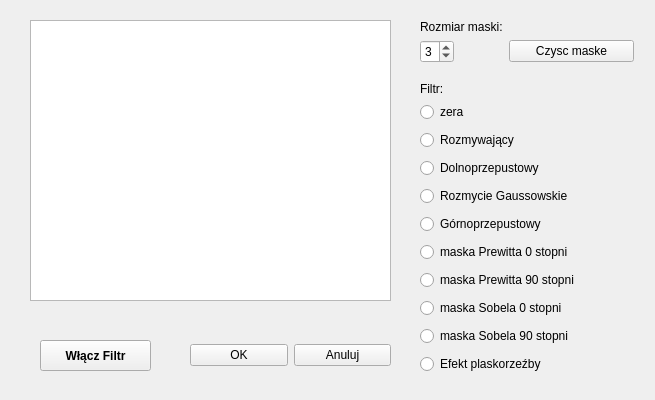
<?xml version="1.0" encoding="UTF-8"?>
<ui version="4.0">
 <class>Filtry_Liniowe</class>
 <widget class="QWidget" name="Filtry_Liniowe">
  <property name="geometry">
   <rect>
    <x>0</x>
    <y>0</y>
    <width>655</width>
    <height>400</height>
   </rect>
  </property>
  <property name="windowTitle">
   <string>Form</string>
  </property>
  <widget class="QTableWidget" name="maska">
   <property name="geometry">
    <rect>
     <x>30</x>
     <y>20</y>
     <width>361</width>
     <height>281</height>
    </rect>
   </property>
  </widget>
  <widget class="QLabel" name="label_2">
   <property name="geometry">
    <rect>
     <x>420</x>
     <y>80</y>
     <width>67</width>
     <height>17</height>
    </rect>
   </property>
   <property name="text">
    <string>Filtr:</string>
   </property>
  </widget>
  <widget class="QWidget" name="verticalLayoutWidget">
   <property name="geometry">
    <rect>
     <x>420</x>
     <y>100</y>
     <width>221</width>
     <height>276</height>
    </rect>
   </property>
   <layout class="QVBoxLayout" name="verticalLayout">
    <item>
     <widget class="QRadioButton" name="radio_zeruj">
      <property name="text">
       <string>zera</string>
      </property>
     </widget>
    </item>
    <item>
     <widget class="QRadioButton" name="radio_rozmyw">
      <property name="text">
       <string>Rozmywający</string>
      </property>
     </widget>
    </item>
    <item>
     <widget class="QRadioButton" name="radio_dolno">
      <property name="text">
       <string>Dolnoprzepustowy</string>
      </property>
     </widget>
    </item>
    <item>
     <widget class="QRadioButton" name="radio_gauss">
      <property name="text">
       <string>Rozmycie Gaussowskie</string>
      </property>
     </widget>
    </item>
    <item>
     <widget class="QRadioButton" name="radio_gorno">
      <property name="text">
       <string>Górnoprzepustowy</string>
      </property>
     </widget>
    </item>
    <item>
     <widget class="QRadioButton" name="radio_piw0st">
      <property name="text">
       <string>maska Prewitta 0 stopni</string>
      </property>
     </widget>
    </item>
    <item>
     <widget class="QRadioButton" name="radio_piw90st">
      <property name="text">
       <string>maska Prewitta 90 stopni</string>
      </property>
     </widget>
    </item>
    <item>
     <widget class="QRadioButton" name="radio_sob0st">
      <property name="text">
       <string>maska Sobela 0 stopni</string>
      </property>
     </widget>
    </item>
    <item>
     <widget class="QRadioButton" name="radio_sob90st">
      <property name="text">
       <string>maska Sobela 90 stopni</string>
      </property>
     </widget>
    </item>
    <item>
     <widget class="QRadioButton" name="radio_plasko">
      <property name="text">
       <string>Efekt plaskorzeźby</string>
      </property>
     </widget>
    </item>
   </layout>
  </widget>
  <widget class="QWidget" name="formLayoutWidget">
   <property name="geometry">
    <rect>
     <x>420</x>
     <y>20</y>
     <width>214</width>
     <height>52</height>
    </rect>
   </property>
   <layout class="QFormLayout" name="formLayout">
    <item row="0" column="0">
     <widget class="QLabel" name="label">
      <property name="text">
       <string>Rozmiar maski:</string>
      </property>
     </widget>
    </item>
    <item row="1" column="0">
     <widget class="QSpinBox" name="spinBox_wartMaski">
      <property name="maximum">
       <number>9</number>
      </property>
      <property name="singleStep">
       <number>2</number>
      </property>
      <property name="value">
       <number>3</number>
      </property>
     </widget>
    </item>
    <item row="1" column="1">
     <widget class="QPushButton" name="pCzysc">
      <property name="text">
       <string>Czysc maske</string>
      </property>
     </widget>
    </item>
   </layout>
  </widget>
  <widget class="QPushButton" name="liczFiltr">
   <property name="geometry">
    <rect>
     <x>40</x>
     <y>340</y>
     <width>111</width>
     <height>31</height>
    </rect>
   </property>
   <property name="font">
    <font>
     <weight>75</weight>
     <bold>true</bold>
    </font>
   </property>
   <property name="text">
    <string>Włącz Filtr</string>
   </property>
  </widget>
  <widget class="QWidget" name="horizontalLayoutWidget">
   <property name="geometry">
    <rect>
     <x>190</x>
     <y>340</y>
     <width>201</width>
     <height>31</height>
    </rect>
   </property>
   <layout class="QHBoxLayout" name="horizontalLayout">
    <item>
     <widget class="QPushButton" name="pOk">
      <property name="text">
       <string>OK</string>
      </property>
     </widget>
    </item>
    <item>
     <widget class="QPushButton" name="pAnuluj">
      <property name="text">
       <string>Anuluj</string>
      </property>
     </widget>
    </item>
   </layout>
  </widget>
 </widget>
 <resources/>
 <connections/>
</ui>
